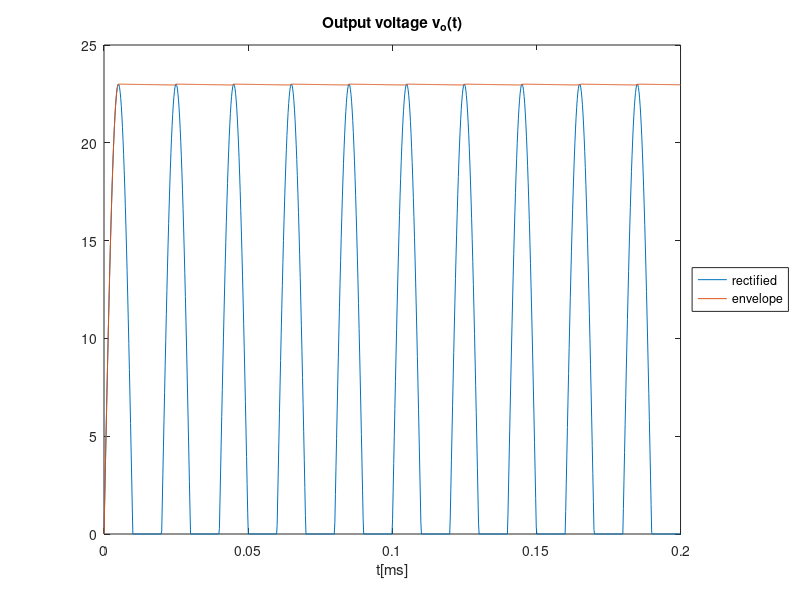

The MATLAB script that drew this image:
close all
clear all
pkg load control
format long

A=23
f=50;
R=100 * 1e3;
C=100 * 1e-6;
Is=1e-14;
eta=1;
Vt=25e-3;
t=linspace(0,0.2,1000);
w=2*pi*f;
vS=A*sin(w*t);
vO = abs(vS);
vOhr = zeros(1, length(t));
vO = zeros(1, length(t));
von=11.99997/19;
rd=((12.00813-11.99589)/(4.092084e-04-3.957988e-04)/19);



tOFF = 1/w * atan(1*w*R*C)

vOnexp = A*sin(w*tOFF)*exp(-(t-tOFF)/R/C);

figure
for i=1:length(t)
  if (vS(i) > 0)
    vOhr(i) = vS(i);
  else
    vOhr(i) = 0;
  endif
endfor

plot(t, vOhr)
hold

for i=1:length(t)

  if t(i) < tOFF
    vO(i) = vS(i);
  elseif t(i) > tOFF+0.02
    tOFF = tOFF + 0.02;
    vOnexp = A*sin(w*tOFF)*exp(-(t-tOFF)/R/C);
    vO(i) = vS(i);
  elseif vOnexp(i) > vOhr(i)
    vO(i) = vOnexp(i);
  else
    vO(i) = vS(i);
  endif
endfor

plot(t, vO)
title("Output voltage v_o(t)")
xlabel ("t[ms]")
legend("rectified","envelope")
legend('Location','eastoutside')
print ("venvlope.eps", "-depsc");
